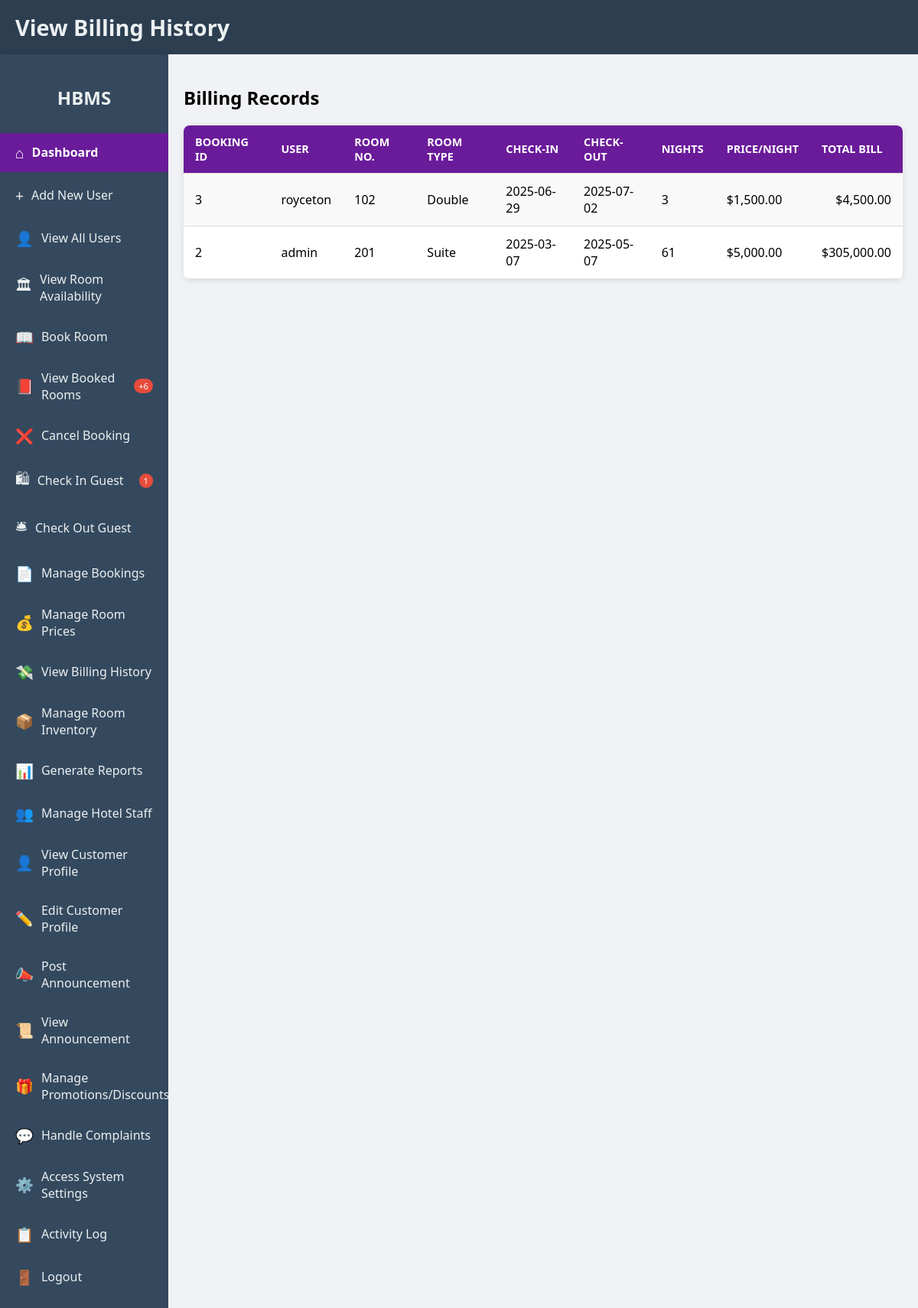
The page /rcbc/public/view_billing_history.php (signed in) on the database as committed earlier.
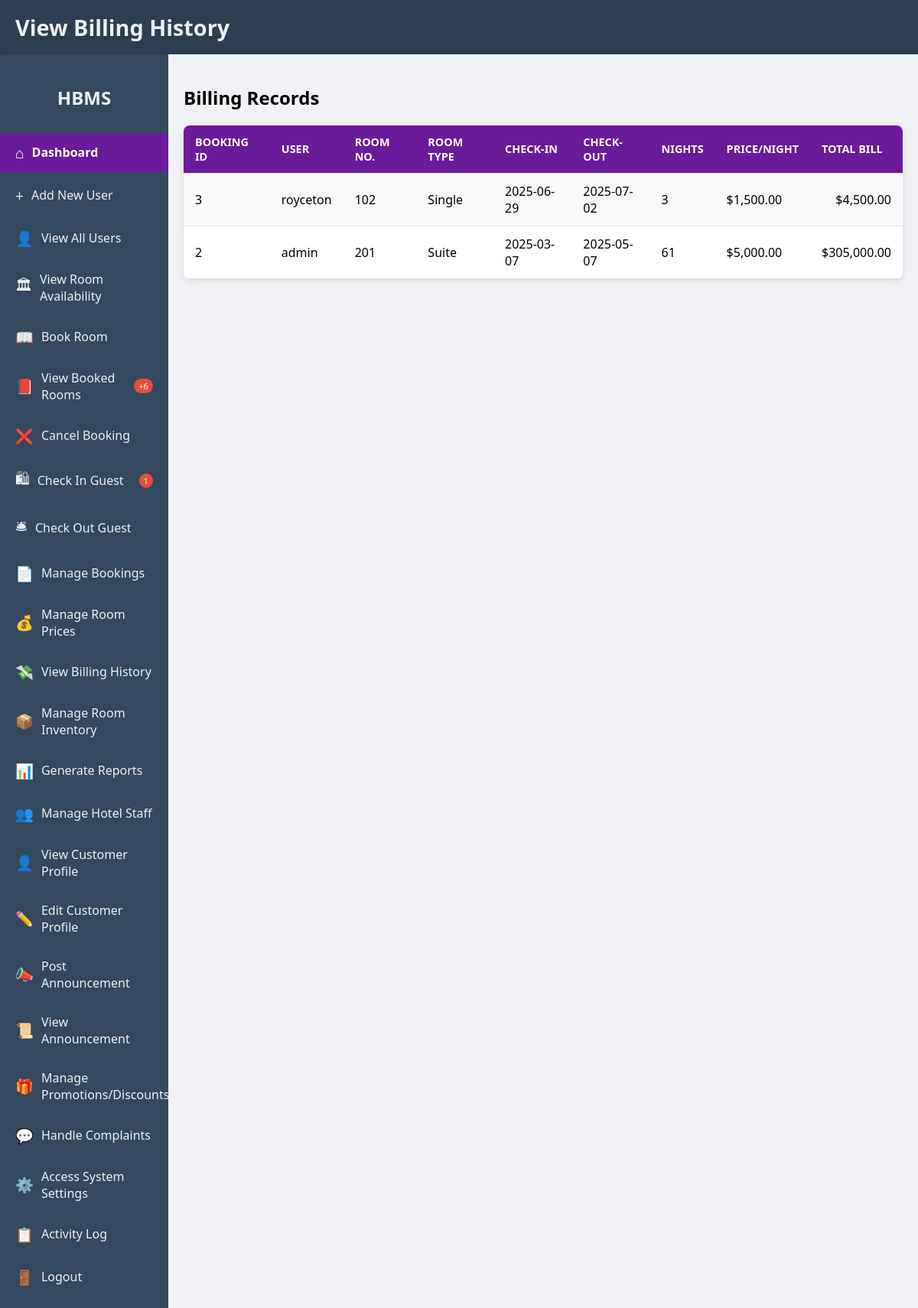
The same page on the database as committed later.
### tables this page shows
CREATE TABLE `bookings` (
  `booking_id` int(11) NOT NULL,
  `user_id` int(11) NOT NULL,
  `room_id` int(11) NOT NULL,
  `check_in_date` date NOT NULL,
  `check_out_date` date NOT NULL,
  `num_guests` int(11) NOT NULL,
  `booking_date` datetime DEFAULT current_timestamp(),
  `status` varchar(50) DEFAULT 'Confirmed',
  `payment_status` enum('Pending','Paid','Refunded') DEFAULT 'Pending'
);

CREATE TABLE `rooms` (
  `room_id` int(11) NOT NULL,
  `room_number` varchar(50) NOT NULL,
  `room_type` varchar(100) NOT NULL,
  `status` varchar(50) NOT NULL DEFAULT 'available',
  `price` decimal(10,2) DEFAULT NULL
);

CREATE TABLE `users` (
  `user_id` int(11) NOT NULL,
  `name` varchar(100) DEFAULT NULL,
  `email` varchar(100) DEFAULT NULL,
  `password` varchar(255) DEFAULT NULL,
  `role_id` int(11) DEFAULT NULL
);

### rcbc/public/view_billing_history.php (the view, shortened to what the changed rows need)
<?php
include '../includes/db.php';
$billing_history = [];
$billing_query = $conn->query("SELECT
    b.booking_id,
    u.name as user_name,
    r.room_number,
    r.room_type,
    b.check_in_date,
    b.check_out_date,
    r.price,
    DATEDIFF(b.check_out_date, b.check_in_date) AS num_nights,
    (DATEDIFF(b.check_out_date, b.check_in_date) * r.price) AS total_bill
FROM
    bookings b
JOIN
    users u ON b.user_id = u.user_id
JOIN
    rooms r ON b.room_id = r.room_id
ORDER BY
    b.booking_date DESC");
if ($billing_query) {
    while ($row = $billing_query->fetch_assoc()) {
        $billing_history[] = $row;
    }
}
?>
<!DOCTYPE html>
<html lang="en">
<head>
    <link rel="stylesheet" href="../assets/style.css">
</head>
<body>
    <div class="header">
        <h1>View Billing History</h1>
    </div>
    <div class="dashboard-layout">
        <div class="sidebar">
            <h2>HBMS</h2>
        </div>
        <div class="main-content">
            <div class="dashboard-section">
                <h2>Billing Records</h2>
                <?php if (!empty($billing_history)): ?>
                    <table>
                        <tr>
                            <th>Booking ID</th>
                            <th>User</th>
                            <th>Room No.</th>
                            <th>Room Type</th>
                            <th>Check-in</th>
                            <th>Check-out</th>
                            <th>Nights</th>
                            <th>Price/Night</th>
                            <th>Total Bill</th>
                        </tr>
                        <?php foreach ($billing_history as $bill): ?>
                            <tr>
                                <td><?= htmlspecialchars($bill['booking_id']) ?></td>
                                <td><?= htmlspecialchars($bill['user_name']) ?></td>
                                <td><?= htmlspecialchars($bill['room_number']) ?></td>
                                <td><?= htmlspecialchars($bill['room_type']) ?></td>
                                <td><?= htmlspecialchars($bill['check_in_date']) ?></td>
                                <td><?= htmlspecialchars($bill['check_out_date']) ?></td>
                                <td><?= htmlspecialchars($bill['num_nights']) ?></td>
                                <td>$<?= htmlspecialchars(number_format($bill['price'], 2)) ?></td>
                                <td>$<?= htmlspecialchars(number_format($bill['total_bill'], 2)) ?></td>
                            </tr>
                        <?php endforeach; ?>
                    </table>
                <?php else: ?>
                    <p>No billing records found.</p>
                <?php endif; ?>
            </div>
        </div>
    </div>
</body>
</html>

Rows that differ between the two databases and show on the page:
changed through a linked row, bookings "royceton": room.room_type "Double" → "Single"
